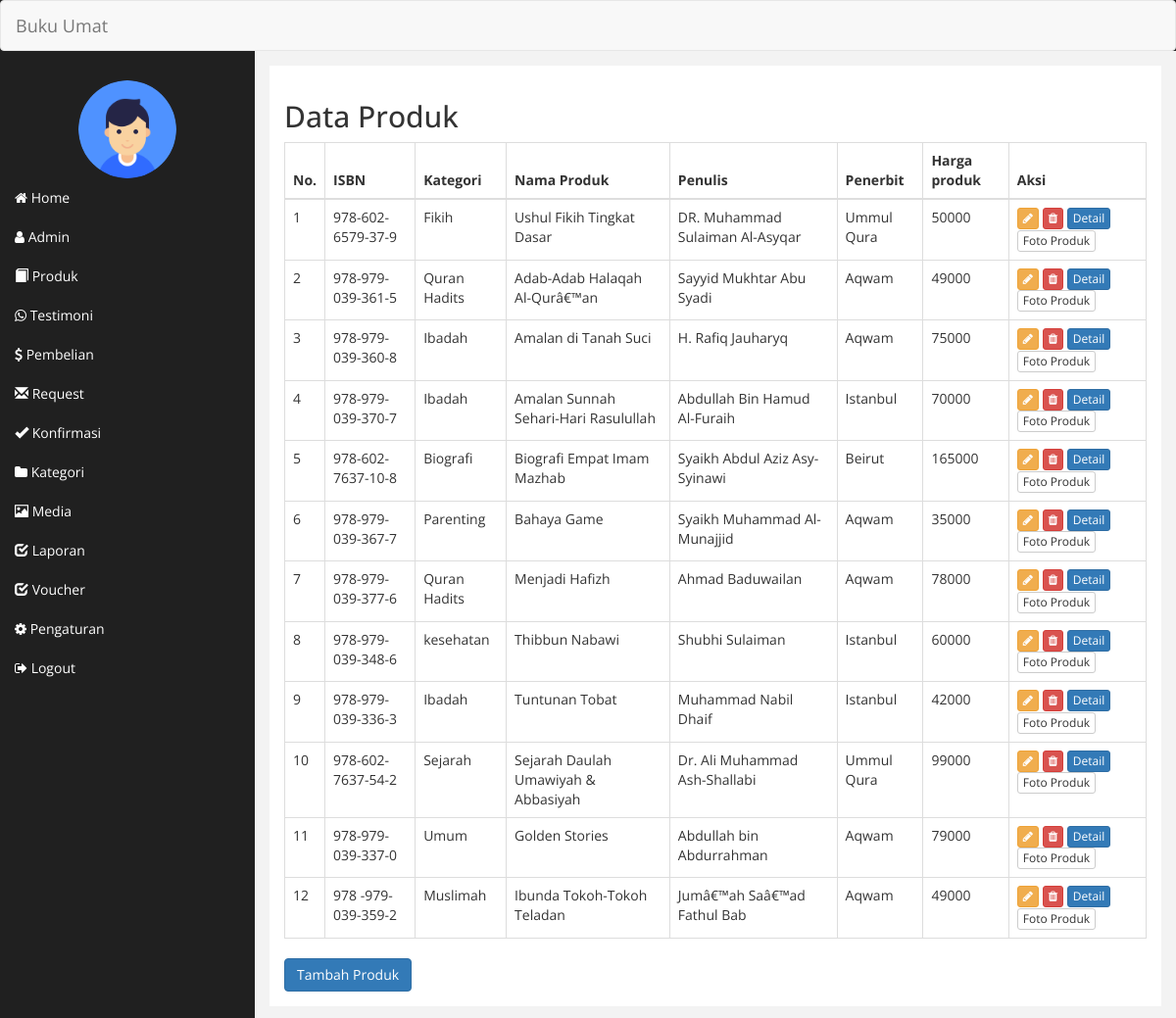
The page /adminbukuumat/index.php?halaman=produk (signed in) on the database its author committed.
### tables this page shows
CREATE TABLE `produk` (
  `id_produk` int(11) NOT NULL,
  `id_kategori` int(11) NOT NULL,
  `isbn` varchar(50) NOT NULL,
  `nama_produk` varchar(225) NOT NULL,
  `penulis` varchar(225) NOT NULL,
  `penerbit` varchar(225) NOT NULL,
  `jenis_cover` varchar(225) NOT NULL,
  `harga_produk` int(11) NOT NULL,
  `berat_produk` int(11) NOT NULL,
  `stok_produk` int(11) NOT NULL,
  `potongan` int(15) NOT NULL,
  `nominal` int(15) NOT NULL,
  `harga_potongan` int(15) NOT NULL,
  `sinopsis` text NOT NULL
);

CREATE TABLE `kategori` (
  `id_kategori` int(11) NOT NULL,
  `nama_kategori` varchar(225) NOT NULL,
  `keterangan_kategori` text NOT NULL
);

### config/class.php (called while the page is built, shortened)
<?php
$mysqli = new mysqli("localhost", "u7951607_goonpro", "Bismillah", "u7951607_bukuumat" );
class admin
{
	public $koneksi;
	function __construct($mysqli)
	{
		$this->koneksi = $mysqli;
	}
	function ambil_admin($ida)
	{
		$ambil = $this->koneksi->query("SELECT * FROM admin WHERE id_admin='$ida'");
		$pecahdata = $ambil->fetch_assoc();
		return $pecahdata;
	}
}
class produk extends foto_produk{
	public $koneksi;
	function __construct($mysqli)
	{
		$this->koneksi = $mysqli;
	}
	function tampil_produk($page=0,$limit=99999999999)
	{
		$semuadata = array();
		$ambildata = $this->koneksi->query("SELECT * FROM produk JOIN kategori ON produk.id_kategori=kategori.id_kategori LIMIT $page,$limit");
		while ($pecahdata = $ambildata->fetch_assoc()) {
			$semuadata[] = $pecahdata;
		}
		return $semuadata;
	}
}
$admin = new admin($mysqli);
$produk = new produk($mysqli);
?>

### adminbukuumat/produk/tampilproduk.php (the view)
<h2>Data Produk</h2>
<?php
$dataproduk = $produk->tampil_produk();
?>
<table class="table table-bordered" id="thetable">
	<thead>
		<tr>
			<th>No.</th>
			<th>ISBN</th>
			<th>Kategori</th>
			<th>Nama Produk</th>
			<th>Penulis</th>
			<th>Penerbit</th>
			<th>Harga produk</th>
			<th>Aksi</th>
		</tr>
	</thead>
	<tbody>
		<?php foreach ($dataproduk as $key => $value): ?>
			<tr>
				<td><?php echo $key+=1; ?></td>
				<td><?php echo $value['isbn']; ?></td>
				<td><?php echo $value['nama_kategori']; ?></td>
				<td><?php echo $value['nama_produk']; ?></td>
				<td><?php echo $value['penulis']; ?></td>
				<td><?php echo $value['penerbit']; ?></td>
				<td><?php echo $value['harga_produk']; ?></td>
			<td>
					<a href="index.php?halaman=ubahproduk&id=<?php echo $value['id_produk']; ?>" class="btn btn-warning btn-xs"><span class="fa fa-pencil"></span></a>
					<a onclick="return confirm('Apakah Anda yakin ingin menghapus data Produk?')" href="index.php?halaman=hapusproduk&id=<?php echo $value['id_produk']; ?>" class="btn btn-danger btn-xs"><span class="fa fa-trash"></span></a>
					<a href="index.php?halaman=detailproduk&id=<?php echo $value['id_produk']; ?>" class="btn btn-primary btn-xs">Detail</a>
					<a href="index.php?halaman=fotoproduk&id=<?php echo $value['id_produk']; ?>" class="btn btn-default btn-xs">Foto Produk</a>
			</td>
			</tr>
		<?php endforeach ?>
	</tbody>
</table>
<a href="index.php?halaman=tambahproduk" class="btn btn-default btn-primary">Tambah Produk</span></a>

### adminbukuumat/index.php (shortened to what this page needs)
<?php
include '../config/class.php';
$id_admin = $_SESSION['admin']['id_admin'];
$detailadmin = $admin->ambil_admin($id_admin);
?>
<!DOCTYPE html>
<html lang="en">
<head>
	<link href="../assets/bootstrap/css/bootstrap.min.css" rel="stylesheet">
	<link rel="stylesheet" href="../assets/fontawesome/css/font-awesome.css">
	<link rel="stylesheet" href="../assets/dist/css/sendiri.css">
</head>
<body>
	<?php
	$aktif = "home";
	?>
	<div id="wrapper">
		<nav class="navbar navbar-default">
			<div class="navbar-header">
				<a class="navbar-brand" href="#">Buku Umat</a>
			</div>
		</nav>
		<nav class="navbar-default navbar-side">
			<div class="sidebar-collapse">
				<ul class="nav" id="main-menu">
					<div class="text-center">
							<img src="../assets/foto_admin/<?php echo $detailadmin['foto_admin']; ?>" class="img-circle admin-image">
					</div>
					<li class="<?php if($aktif=="home"){echo "active";} ?>"><a href="index.php"><i class="fa fa-home"></i> Home</a></li>
					<li class="<?php if($aktif=="admin"){echo "active";} ?>"><a href="index.php?halaman=admin"><i class="fa fa-user"></i> Admin</a></li>
					<li><a href="index.php?halaman=produk"><i class="glyphicon glyphicon-book"></i> Produk</a></li>
					<li><a href="index.php?halaman=testimoni"><i class="fa fa-whatsapp"></i> Testimoni</a></li>
					<li><a href="index.php?halaman=pembelian"><i class="fa fa-dollar"></i> Pembelian</a></li>
					<li><a href="index.php?halaman=request"><i class="
						glyphicon glyphicon-envelope"></i> Request</a></li>
						<li><a href="index.php?halaman=konfirmasi"><i class="glyphicon glyphicon-ok"></i> Konfirmasi</a></li>
						<li><a href="index.php?halaman=kategori"><i class="fa fa-folder"></i> Kategori</a></li>
						<li><a href="index.php?halaman=media"><i class="glyphicon glyphicon-picture"></i> Media</a></li>
						<li><a href="index.php?halaman=laporan"><i class="glyphicon glyphicon-check"></i> Laporan</a></li>
						<li><a href="index.php?halaman=voucher"><i class="glyphicon glyphicon-check"></i> Voucher</a></li>
						<li><a href="index.php?halaman=pengaturan"><i class="fa fa-cog"></i> Pengaturan</a></li>
						<li><a href="index.php?halaman=logout"><i class="fa fa-sign-out"></i> Logout</a></li>
					</div>
				</nav>
				<div id="page-wrapper">
					<div id="page-inner">
						<?php
						if(!isset($_GET['halaman']))
						{
							include 'home.php';
						}else
						{
							if($_GET['halaman']=="kategori")
							{
								include 'kategori/tampilkategori.php';
							}
							elseif ($_GET['halaman']=="tambahkategori") {
								include 'kategori/tambahkategori.php';
							}
							elseif ($_GET['halaman']=="ubahkategori")
							{
								include 'kategori/ubahkategori.php';
							}
							elseif ($_GET['halaman']=="hapuskategori") {
								include 'kategori/hapuskategori.php';
							}
							elseif($_GET['halaman']=="produk")
							{
								include 'produk/tampilproduk.php';
							}
							elseif($_GET['halaman']=="detailproduk")
							{
								include 'produk/detailproduk.php';
							}
							elseif($_GET['halaman']=="ubahproduk")
							{
								include 'produk/ubahproduk.php';
							}
							elseif($_GET['halaman']=="hapusproduk")
							{
								include 'produk/hapusproduk.php';
							}
							elseif($_GET['halaman']=="tambahproduk")
							{
								include 'produk/tambahproduk.php';
							}
							elseif($_GET['halaman']=="fotoproduk")
							{
								include 'produk/fotoproduk.php';
							}
							elseif($_GET['halaman']=="pembelian")
							{
								include 'pembelian/tampilpembelian.php';
							}
							elseif($_GET['halaman']=='pembayaran')
							{
								include 'pembelian/pembayaran.php';
							}
							elseif($_GET['halaman']=='nota')
							{
								include'pembelian/nota.php';
							}
							elseif ($_GET['halaman']=="pengaturan")
							{
								include 'pengaturan/tampilpengaturan.php';
							}
							elseif ($_GET['halaman']=="ubahpengaturan")
							{
								include 'pengaturan/ubahpengaturan.php';
							}
							elseif ($_GET['halaman']=="admin")
							{
								include 'admin/tampiladmin.php';
							}
							elseif ($_GET['halaman']=="tambahadmin") {
								include 'admin/tambahadmin.php';
							}
							elseif ($_GET['halaman']=="hapusadmin") {
								include 'admin/hapusadmin.php';
							}
							elseif ($_GET['halaman']=="ubahadmin") {
								include 'admin/ubahadmin.php';
							}
							elseif ($_GET['halaman']=="diskon") {
								include 'diskon/tampildiskon.php';
							}
							elseif ($_GET['halaman']=="tambahdiskon")
							{
								include 'diskon/tambahdiskon.php';
							}elseif ($_GET['halaman']=="hapusdiskon")
							{
								include 'diskon/hapusdiskon.php';
							}elseif ($_GET['halaman']=="ubahdiskon") {
								include 'diskon/ubahdiskon.php';
							}
							elseif ($_GET['halaman']=="testimoni") {
								include 'testimoni/tampiltestimoni.php';
							}
							elseif($_GET['halaman']=="tambahtestimoni")
							{
								include 'testimoni/tambahtestimoni.php';
							}
							elseif($_GET['halaman']=="ubahtestimoni")
							{
								include 'testimoni/ubahtestimoni.php';
							}
							elseif($_GET['halaman']=="hapustestimoni")
							{
								include 'testimoni/hapustestimoni.php';
							}
							elseif($_GET['halaman']=="logout")
							{
								include 'logout.php';
							}
							elseif($_GET['halaman']=="media")
							{
								include 'media/tampilmedia.php';
							}
							elseif($_GET['halaman']=="ubahmedia")
							{
								include 'media/ubahmedia.php';
							}
							elseif ($_GET['halaman']=="request")
							{
								include 'request/tampilrequest.php';
							}
							elseif($_GET['halaman']=="pembeliandiskon")
							{
								include 'pembeliandiskon/tampilpembeliandiskon.php';
							}
							elseif($_GET['halaman']=="konfirmasi")
							{
								include 'konfirmasi/tampilkonfirmasi.php';
							}
							elseif($_GET['halaman']=="laporan")
							{
								include 'pembelian/laporan.php';
							}elseif($_GET['halaman']=="voucher")
							{
								include'voucher/tambahvoucher.php';
							}
						}
						?>
					</div>
				</div>
			</div>
		</body>
		</html>

### rows shown on the page
produk: key "1", isbn "978-602-6579-37-9", id_kategori.nama_kategori "Fikih", nama_produk "Ushul Fikih Tingkat Dasar", penulis "DR. Muhammad Sulaiman Al-Asyqar", penerbit "Ummul Qura", harga_produk "50000"
produk: key "2", isbn "978-979-039-361-5", id_kategori.nama_kategori "Quran Hadits", nama_produk "Adab-Adab Halaqah Al-Qurâ€™an", penulis "Sayyid Mukhtar Abu Syadi", penerbit "Aqwam", harga_produk "49000"
produk: key "3", isbn "978-979-039-360-8", id_kategori.nama_kategori "Ibadah", nama_produk "Amalan di Tanah Suci", penulis "H. Rafiq Jauharyq", penerbit "Aqwam", harga_produk "75000"
produk: key "4", isbn "978-979-039-370-7", id_kategori.nama_kategori "Ibadah", nama_produk "Amalan Sunnah Sehari-Hari Rasulullah", penulis "Abdullah Bin Hamud Al-Furaih", penerbit "Istanbul", harga_produk "70000"
produk: key "5", isbn "978-602-7637-10-8", id_kategori.nama_kategori "Biografi", nama_produk "Biografi Empat Imam Mazhab", penulis "Syaikh Abdul Aziz Asy-Syinawi", penerbit "Beirut", harga_produk "165000"
produk: key "6", isbn "978-979-039-367-7", id_kategori.nama_kategori "Parenting", nama_produk "Bahaya Game", penulis "Syaikh Muhammad Al-Munajjid", penerbit "Aqwam", harga_produk "35000"
produk: key "7", isbn "978-979-039-377-6", id_kategori.nama_kategori "Quran Hadits", nama_produk "Menjadi Hafizh", penulis "Ahmad Baduwailan", penerbit "Aqwam", harga_produk "78000"
produk: key "8", isbn "978-979-039-348-6", id_kategori.nama_kategori "kesehatan", nama_produk "Thibbun Nabawi", penulis "Shubhi Sulaiman", penerbit "Istanbul", harga_produk "60000"
produk: key "9", isbn "978-979-039-336-3", id_kategori.nama_kategori "Ibadah", nama_produk "Tuntunan Tobat", penulis "Muhammad Nabil Dhaif", penerbit "Istanbul", harga_produk "42000"
produk: key "10", isbn "978-602-7637-54-2", id_kategori.nama_kategori "Sejarah", nama_produk "Sejarah Daulah Umawiyah & Abbasiyah", penulis "Dr. Ali Muhammad Ash-Shallabi", penerbit "Ummul Qura", harga_produk "99000"
produk: key "11", isbn "978-979-039-337-0", id_kategori.nama_kategori "Umum", nama_produk "Golden Stories", penulis "Abdullah bin Abdurrahman", penerbit "Aqwam", harga_produk "79000"
produk: key "12", isbn "978 -979-039-359-2", id_kategori.nama_kategori "Muslimah", nama_produk "Ibunda Tokoh-Tokoh Teladan", penulis "Jumâ€™ah Saâ€™ad Fathul Bab", penerbit "Aqwam", harga_produk "49000"
